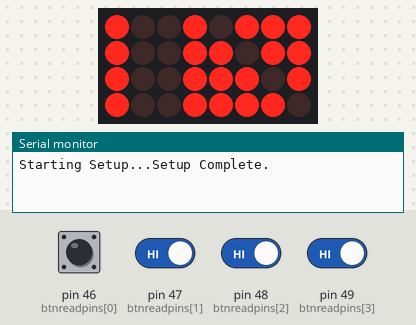
A sketch run on a simulated Arduino Mega 2560, built with avr-gcc and run on an emulated ATmega2560. Parts: 8×4 LED matrix, the last lines printed to the serial monitor. Wiring (inferred from the names in the program): LED matrix (orientation assumed): rows pin 42, pin 43, pin 44, pin 45; columns pin 13, pin 12, pin 11, pin 10, pin 50, pin 51, pin 52, pin 53. The inputs (shaded band) are chosen by the test bench; at power-on: pin 46 (btnreadpins[0]), pin 47 (btnreadpins[1]), pin 48 (btnreadpins[2]), pin 49 (btnreadpins[3]) HIGH.

Above: at 1.2 s.
1.3 s: pin 46 (btnreadpins[0]) pulled LOW for 0.15 s
At 2.1 s:
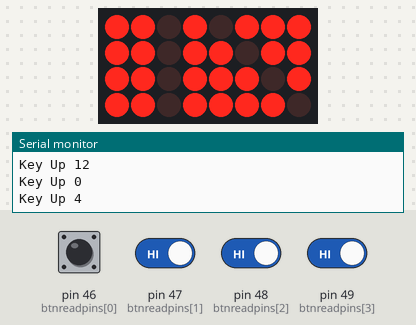
2.9 s: pin 46 (btnreadpins[0]) pulsed LOW 5 times (0.12 s each, 0.3 s apart)
At 4.8 s:
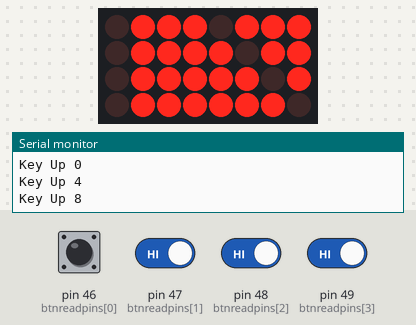
5.9 s: pin 46 (btnreadpins[0]) driven LOW and pin 47 (btnreadpins[1]) driven LOW and pin 48 (btnreadpins[2]) driven LOW and pin 49 (btnreadpins[3]) driven LOW
At 5.98 s:
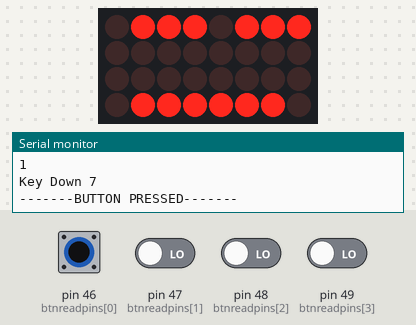
Timing chart, 0 to 8.9 s (numbered marks = the images above; inputs shaded):
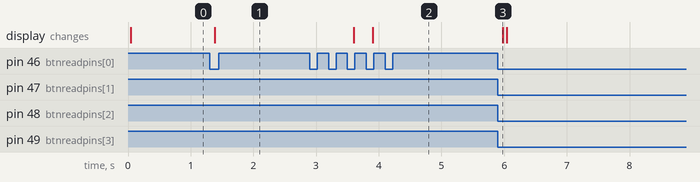

Measured:
- after the input at 1.3 s, the display: changes after 0.08 s (image 1)
- after the input at 2.9 s, the display: first changes after 0.70 s (image 2 shows a later state)
- after the input at 5.9 s, the display: changes after 0.08 s (image 3)

The sketch:

Button_code_original.ino
```cpp
//config variables
#define NUM_LED_COLUMNS (4)
#define NUM_LED_ROWS (4)
#define NUM_BTN_COLUMNS (4)
#define NUM_BTN_ROWS (4)
#define NUM_COLORS (3)
#define NUM_COM_BITS (4)

#define MAX_DEBOUNCE (3)

// Global variables
static uint8_t LED_outputs[NUM_LED_COLUMNS][NUM_LED_ROWS];
static int32_t next_scan;

static const uint8_t btnselpins[4]   = {50,51,52,53};
static const uint8_t btnreadpins[4] = {46,47,48,49};
static const uint8_t ledselpins[4]   = {42,43,44,45};

// RGB pins for each of 4 rows
static const uint8_t colorpins[4][3] = {{13,12,11}, {10,9,8},{7,6,5},{4,3,2}};

/*static const uint8_t    color_mappings[13][3] = {
                      {0,0,0},
                      {255,0,0}, //Red
                      {255,125,0}, //Orange
                      {255,255,0}, //Yellow
                      {125,255,0}, //Spring Green
                      {0,255,0},  //Green
                      {0,255,125}, //Turquiose
                      {0,255,255}, //Cyan
                      {0,125,255}, //Ocean
                      {0,0,255},  //Blue
                      {125,0,255}, //Violet
                      {255,0,255}, //Magenta
                      {255,0,125}};  //Rasberry*/

static const uint8_t    color_mappings[14][3] = {
                      //{255,255,255},  //none1
                      {255,0,0}, //Red2
                      {255,125,0}, //Orange3
                      {255,255,0}, //Yellow4
                      {125,255,0}, //Spring Green5
                      {0,255,0},  //Green6
                      {0,255,125}, //Turquiose7
                      {0,255,255}, //Cyan8
                      {0,125,255}, //Ocean9
                      {0,0,255},  //Blue10
                      {138,43,226}, //Dark violet11
                      {125,0,255}, //Violet12
                      {255,0,255}, //Magenta13
                      {255,0,125}};  //Rasberry14

static uint8_t com_pins[5] ={31,33,35,37,39};


static int8_t debounce_count[NUM_BTN_COLUMNS][NUM_BTN_ROWS];

static void setuppins()
{
    uint8_t i;

    // initialize
    // select lines
    for(i = 0; i < NUM_LED_COLUMNS; i++)
    {
        pinMode(ledselpins[i], OUTPUT);

        // with nothing selected by default
        digitalWrite(ledselpins[i], HIGH);
    }

    for(i = 0; i < NUM_BTN_COLUMNS; i++)
    {
        pinMode(btnselpins[i], OUTPUT);

        // with nothing selected by default
        digitalWrite(btnselpins[i], HIGH);
    }

    // key return lines
    for(i = 0; i < 4; i++)
    {
        pinMode(btnreadpins[i], INPUT_PULLUP);
    }

    // LED drive lines
    for(i = 0; i < NUM_LED_ROWS; i++)
    {
        for(uint8_t j = 0; j < NUM_COLORS; j++)
        {
            pinMode(colorpins[i][j], OUTPUT);
            digitalWrite(colorpins[i][j], LOW);
        }
    }

    for(uint8_t i = 0; i < NUM_BTN_COLUMNS; i++)
    {
        for(uint8_t j = 0; j < NUM_BTN_ROWS; j++)
        {
            debounce_count[i][j] = 0;
        }
    }
}

static void scan()
{
  static uint8_t current = 0;
  uint8_t val;
  uint8_t i, j;

    //run
    digitalWrite(btnselpins[current], LOW);
    digitalWrite(ledselpins[current], LOW);

    for(i = 0; i < NUM_LED_ROWS; i++)
    {
        uint8_t val = (LED_outputs[current][i] % 13);

            analogWrite(colorpins[i][0], color_mappings[val][0]);
            analogWrite(colorpins[i][1], color_mappings[val][1]);
            analogWrite(colorpins[i][2], color_mappings[val][2]);
  }


  delay(1);

  for( j = 0; j < NUM_BTN_ROWS; j++)
  {
    val = digitalRead(btnreadpins[j]);

    if(val == LOW)
    {
      // active low: val is low when btn is pressed
      if( debounce_count[current][j] < MAX_DEBOUNCE)
      {
        debounce_count[current][j]++;
        if( debounce_count[current][j] == MAX_DEBOUNCE )
        {
          Serial.print("Key Down ");
          Serial.println((current * NUM_BTN_ROWS) + j);
          LED_outputs[current][j]++;


          uint8_t value = (current * NUM_BTN_ROWS) + j;
          //Transmit code on serial3


           Serial.println("-------BUTTON PRESSED-------");
           if((value & B00000001) == B00000001){
                 digitalWrite(com_pins[0], HIGH);
                 Serial.println("1");
           }
           else {
                 digitalWrite(com_pins[0], LOW);
                           Serial.println("0");
           }

          if((value & B00000010) == B00000010){
                 digitalWrite(com_pins[1], HIGH);
              Serial.println("1");
          }
           else {
                          Serial.println("0");
                 digitalWrite(com_pins[1], LOW);

           }

          if((value & B00000100) == B00000100){
                 digitalWrite(com_pins[2], HIGH);
                 Serial.println("1");
          }
           else {
                          Serial.println("0");
                          digitalWrite(com_pins[2], LOW);
           }

          if((value & B00001000) == B00001000){
                 digitalWrite(com_pins[3], HIGH);
                 Serial.println("1");
          }
           else {
                          Serial.println("0");
                          digitalWrite(com_pins[3], LOW);
           }
           digitalWrite(com_pins[4], HIGH);     //Communication bit, signifies that a signal is sending
           Serial.println("1");

           Serial.println("1");

        }
      }
    }
    else
    {
      // otherwise, button is released
      if( debounce_count[current][j] > 0)
      {
        debounce_count[current][j]--;
        if( debounce_count[current][j] == 0 )
        {
          Serial.print("Key Up ");
          Serial.println((current * NUM_BTN_ROWS) + j);
            uint8_t value = (current * NUM_BTN_ROWS) + j;

          /*
           Serial.println("------BUTTON RELEASED-----");
           if((value & B00000001) == B00000001){
                 digitalWrite(com_pins[0], HIGH);
                 Serial.println("1");
           }
           else {
                 digitalWrite(com_pins[0], LOW);
                           Serial.println("0");
           }

          if((value & B00000010) == B00000010){
                 digitalWrite(com_pins[1], HIGH);
              Serial.println("1");
          }
           else {
                          Serial.println("0");
                 digitalWrite(com_pins[1], LOW);

           }

          if((value & B00000100) == B00000100){
                 digitalWrite(com_pins[2], HIGH);
                 Serial.println("1");
          }
           else {
                          Serial.println("0");
                          digitalWrite(com_pins[2], LOW);
           }

          if((value & B00001000) == B00001000){
                 digitalWrite(com_pins[3], HIGH);
                 Serial.println("1");
          }
           else {
                          Serial.println("0");
                          digitalWrite(com_pins[3], LOW);
           }
           digitalWrite(com_pins[4], LOW);     //Communication bit, signifies that a signal is off
                      Serial.println("0");
            */

        }
      }
    }
  }// for j = 0 to 3;

  delay(1);

  digitalWrite(btnselpins[current], HIGH);
  digitalWrite(ledselpins[current], HIGH);

  for(i = 0; i < NUM_LED_ROWS; i++)
  {
    for(j = 0; j < NUM_COLORS; j++)
    {
      digitalWrite(colorpins[i][j], LOW);
    }
  }

  current++;
  if (current >= NUM_BTN_COLUMNS)
  {
    current = 0;
  }
}

void setup()
{
  // put your setup code here, to run once:
  Serial.begin(115200);

  //Info transfer baudrate
  Serial3.begin(115200);

  Serial.print("Starting Setup...");

  // setup hardware
  setuppins();

  // init global variables
  next_scan = millis() + 1;

  for(uint8_t i = 0; i < NUM_LED_ROWS; i++)
  {
    for(uint8_t j = 0; j < NUM_LED_COLUMNS; j++)
    {
      LED_outputs[i][j] = 0;
    }
  }

  Serial.println("Setup Complete.");
}

void loop() {
  // put your main code here, to run repeatedly:

  if(millis() >= next_scan)
  {
    next_scan = millis()+1;
    scan();
  }
}
```
